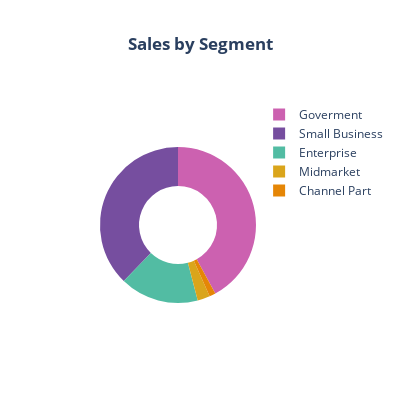

Source (notebook cell):
### Markdown cell above
## Pie Chart

### Code cell
pie_chart = go.Figure(data=[go.Pie(labels=df.Segment, values=df.Gross_Sales_COGS, hole=0.5)])

pie_chart.update_traces(textinfo='none', marker = dict(colors=px.colors.qualitative.Vivid))
pie_chart.update_layout(
    title='<b>Sales by Segment', 
    title_x=0.5, 
    autosize=True,
    width=400, 
    height=400,
    margin=dict(
        l=100,
        r=50,
        b=50,
        t=100,
        pad=4
    )
)
pie_chart

### Figure 1 — Plotly figure (JSON) as saved in the notebook; plotly's stock layout.template omitted (floating-point values rounded to 4 significant figures)
{"data": [{"hole": 0.5, "labels": ["Channel Part", "Channel Part", "Enterprise", "Enterprise", "Goverment", "Goverment", "Midmarket", "Midmarket", "Small Business", "Small Business"], "marker": {"colors": ["rgb(229, 134, 6)", "rgb(93, 105, 177)", "rgb(82, 188, 163)", "rgb(153, 201, 69)", "rgb(204, 97, 176)", "rgb(36, 121, 108)", "rgb(218, 165, 27)", "rgb(47, 138, 196)", "rgb(118, 78, 159)", "rgb(237, 100, 90)", "rgb(165, 170, 153)"]}, "textinfo": "none", "type": "pie", "values": [2000000, 1000000, 20000000, 18000000, 58000000, 40000000, 3000000, 3000000, 50000000, 38000000]}], "layout": {"autosize": true, "height": 400, "margin": {"b": 50, "l": 100, "pad": 4, "r": 50, "t": 100}, "title": {"text": "<b>Sales by Segment", "x": 0.5}, "width": 400}}
